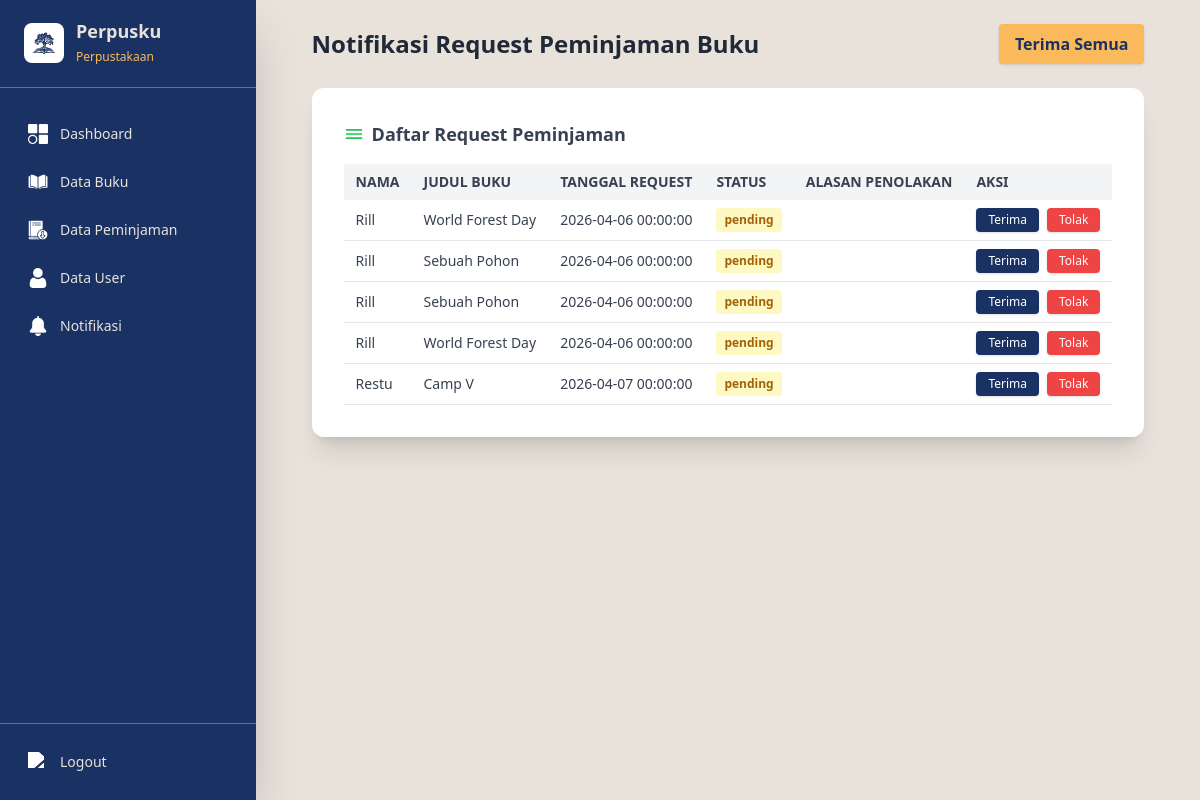
Before: /view/admin/notifikasi.php (signed in) with the older database file.
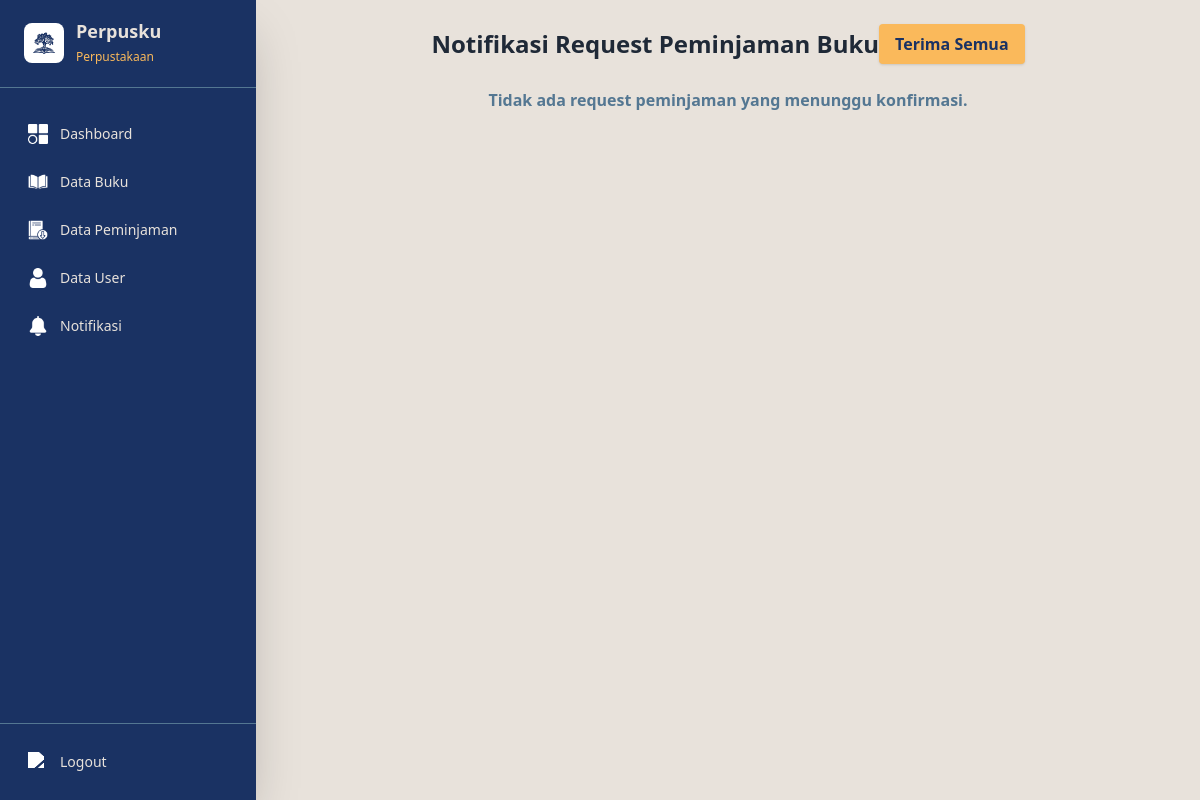
After: the same page with the newer database file.
### tables this page shows
CREATE TABLE `request_peminjaman` (
  `id_request` int(11) NOT NULL,
  `id_user` int(11) DEFAULT NULL,
  `id_buku` int(11) DEFAULT NULL,
  `tanggal_pinjam` date DEFAULT NULL,
  `tanggal_kembali` date DEFAULT NULL,
  `jumlah` int(11) DEFAULT NULL,
  `tanggal_request` datetime DEFAULT current_timestamp(),
  `status` enum('pending','diterima','ditolak') DEFAULT 'pending',
  `alasan_penolakan` text DEFAULT NULL
);

CREATE TABLE `users` (
  `id_user` int(11) NOT NULL,
  `nama` varchar(100) NOT NULL,
  `username` varchar(50) NOT NULL,
  `password` varchar(255) NOT NULL,
  `role` enum('admin','user') NOT NULL,
  `created_at` datetime DEFAULT current_timestamp()
);

CREATE TABLE `buku` (
  `id_buku` int(11) NOT NULL,
  `cover` varchar(255) NOT NULL,
  `judul` varchar(150) NOT NULL,
  `kategori` varchar(255) NOT NULL,
  `penulis` varchar(100) DEFAULT NULL,
  `tahun` year(4) DEFAULT NULL,
  `stok` int(11) NOT NULL,
  `created_at` datetime DEFAULT current_timestamp()
);

### view/admin/notifikasi.php (the view, shortened to what this page needs)
<?php
include '../../model/koneksi.php';
$pending = mysqli_query($koneksi, "SELECT r.id_request, r.id_user, u.nama, r.id_buku, b.judul, r.tanggal_request, r.status, r.alasan_penolakan FROM request_peminjaman r JOIN users u ON r.id_user = u.id_user JOIN buku b ON r.id_buku = b.id_buku WHERE r.status = 'pending' ORDER BY r.tanggal_request ASC");
?>
<!DOCTYPE html>
<html lang="id">
<head>
     <script src="https://cdn.tailwindcss.com"></script>
</head>
<body class="bg-perpusku4 min-h-screen">
    <?php include '../partials/admin_sidebar.php'; ?>
    <div id="mainContent" class="flex-1 flex flex-col min-h-screen md:ml-64 transition-all duration-300 p-4 md:p-6">
        <div class="max-w-4xl mx-auto">
            <div class="flex items-center justify-between mb-6">
                <h2 class="text-2xl font-bold text-gray-800">Notifikasi Request Peminjaman Buku</h2>
                <form method="POST" action="../../controller/aksi_peminjaman.php">
                    <button type="submit" name="aksi" value="approve_all" class="bg-perpusku3 hover:bg-yellow-400 text-perpusku1 font-semibold px-4 py-2 rounded shadow">Terima Semua</button>
                </form>
            </div>
            <?php if (mysqli_num_rows($pending) === 0): ?>
                <div class="text-center text-perpusku2 font-semibold">Tidak ada request peminjaman yang menunggu konfirmasi.</div>
            <?php else: ?>
            <div class="bg-white rounded-xl shadow-xl p-6 md:p-8 mb-8">
                <div class="font-semibold text-lg mb-4 text-gray-700 flex items-center gap-2">
                    <svg xmlns="http://www.w3.org/2000/svg" class="h-5 w-5 text-green-500" fill="none" viewBox="0 0 24 24" stroke="currentColor"><path stroke-linecap="round" stroke-linejoin="round" stroke-width="2" d="M3 7h18M3 12h18M3 17h18" /></svg>
                    Daftar Request Peminjaman
                </div>
                <div class="overflow-x-auto">
                    <table class="min-w-full text-sm text-left text-gray-700">
                        <thead class="bg-gray-100 text-gray-700 uppercase">
                            <tr>
                                <th class="py-2 px-3">Nama</th>
                                <th class="py-2 px-3">Judul Buku</th>
                                <th class="py-2 px-3">Tanggal Request</th>
                                <th class="py-2 px-3">Status</th>
                                <th class="py-2 px-3">Alasan Penolakan</th>
                                <th class="py-2 px-3">Aksi</th>
                            </tr>
                        </thead>
                        <tbody>
                        <?php while ($row = mysqli_fetch_assoc($pending)): ?>
                            <tr class="border-b hover:bg-blue-50">
                                <td class="py-2 px-3"><?= htmlspecialchars($row['nama']) ?></td>
                                <td class="py-2 px-3"><?= htmlspecialchars($row['judul']) ?></td>
                                <td class="py-2 px-3"><?= htmlspecialchars($row['tanggal_request']) ?></td>
                                <td class="py-2 px-3">
                                    <span class="inline-block px-2 py-1 rounded text-xs font-semibold <?= $row['status'] == 'pending' ? 'bg-yellow-100 text-yellow-700' : ($row['status'] == 'approved' ? 'bg-green-100 text-green-700' : 'bg-red-100 text-red-700') ?>">
                                        <?= htmlspecialchars($row['status']) ?>
                                    </span>
                                </td>
                                <td class="py-2 px-3 text-xs text-gray-500"><?= htmlspecialchars($row['alasan_penolakan']) ?></td>
                                <td class="py-2 px-3 flex gap-2">
                                    <form method="POST" action="../../controller/aksi_peminjaman.php" style="display:inline-block;">
                                        <button type="submit" name="aksi" value="approve" class="bg-perpusku1 hover:bg-perpusku2 text-white px-3 py-1 rounded shadow text-xs">Terima</button>
                                    </form>
                                    <form method="POST" action="../../controller/aksi_peminjaman.php" style="display:inline-block;">
                                        <button type="submit" name="aksi" value="reject" class="bg-red-500 hover:bg-red-600 text-white px-3 py-1 rounded shadow text-xs">Tolak</button>
                                    </form>
                                </td>
                            </tr>
                        <?php endwhile; ?>
                        </tbody>
                    </table>
                </div>
            </div>
            <?php endif; ?>
        </div>
    </div>
</body>
</html>

Changed rows visible on the page:
removed request_peminjaman: id_user.nama "Rill", id_buku.judul "World Forest Day", tanggal_request "2026-04-06 00:00:00", status "pending"
removed request_peminjaman: id_user.nama "Rill", id_buku.judul "Sebuah Pohon", tanggal_request "2026-04-06 00:00:00", status "pending"
removed request_peminjaman: id_user.nama "Rill", id_buku.judul "Sebuah Pohon", tanggal_request "2026-04-06 00:00:00", status "pending"
removed request_peminjaman: id_user.nama "Rill", id_buku.judul "World Forest Day", tanggal_request "2026-04-06 00:00:00", status "pending"
removed request_peminjaman: id_user.nama "Restu", id_buku.judul "Camp V", tanggal_request "2026-04-07 00:00:00", status "pending"
Other visible differences:
text no longer shown: "Daftar Request Peminjaman NAMA JUDUL BUKU TANGGAL REQUEST STATUS ALASAN PENOLAKAN AKSI"
text now shown: "Tidak ada request peminjaman yang menunggu konfirmasi."
